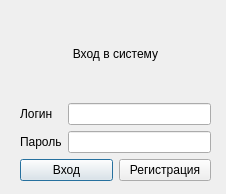
<?xml version="1.0" encoding="UTF-8"?>
<ui version="4.0">
 <class>LogInWindow</class>
 <widget class="QDialog" name="LogInWindow">
  <property name="geometry">
   <rect>
    <x>0</x>
    <y>0</y>
    <width>226</width>
    <height>194</height>
   </rect>
  </property>
  <property name="windowTitle">
   <string>Dialog</string>
  </property>
  <widget class="QWidget" name="verticalLayoutWidget">
   <property name="geometry">
    <rect>
     <x>20</x>
     <y>10</y>
     <width>191</width>
     <height>171</height>
    </rect>
   </property>
   <layout class="QVBoxLayout" name="verticalLayout">
    <item>
     <widget class="QLabel" name="label">
      <property name="text">
       <string>Вход в систему</string>
      </property>
      <property name="alignment">
       <set>Qt::AlignCenter</set>
      </property>
     </widget>
    </item>
    <item>
     <layout class="QHBoxLayout" name="horizontalLayout">
      <item>
       <layout class="QVBoxLayout" name="verticalLayout_3">
        <item>
         <widget class="QLabel" name="label_3">
          <property name="text">
           <string>Логин</string>
          </property>
         </widget>
        </item>
        <item>
         <widget class="QLabel" name="label_2">
          <property name="text">
           <string>Пароль</string>
          </property>
         </widget>
        </item>
       </layout>
      </item>
      <item>
       <layout class="QVBoxLayout" name="verticalLayout_2">
        <item>
         <widget class="QLineEdit" name="logLineEdit"/>
        </item>
        <item>
         <widget class="QLineEdit" name="passwordLineEdit"/>
        </item>
       </layout>
      </item>
     </layout>
    </item>
    <item>
     <layout class="QHBoxLayout" name="horizontalLayout_3">
      <item>
       <widget class="QPushButton" name="logInPushButton">
        <property name="text">
         <string>Вход</string>
        </property>
       </widget>
      </item>
      <item>
       <widget class="QPushButton" name="RegPushButton">
        <property name="text">
         <string>Регистрация</string>
        </property>
       </widget>
      </item>
     </layout>
    </item>
   </layout>
  </widget>
 </widget>
 <resources/>
 <connections/>
</ui>
